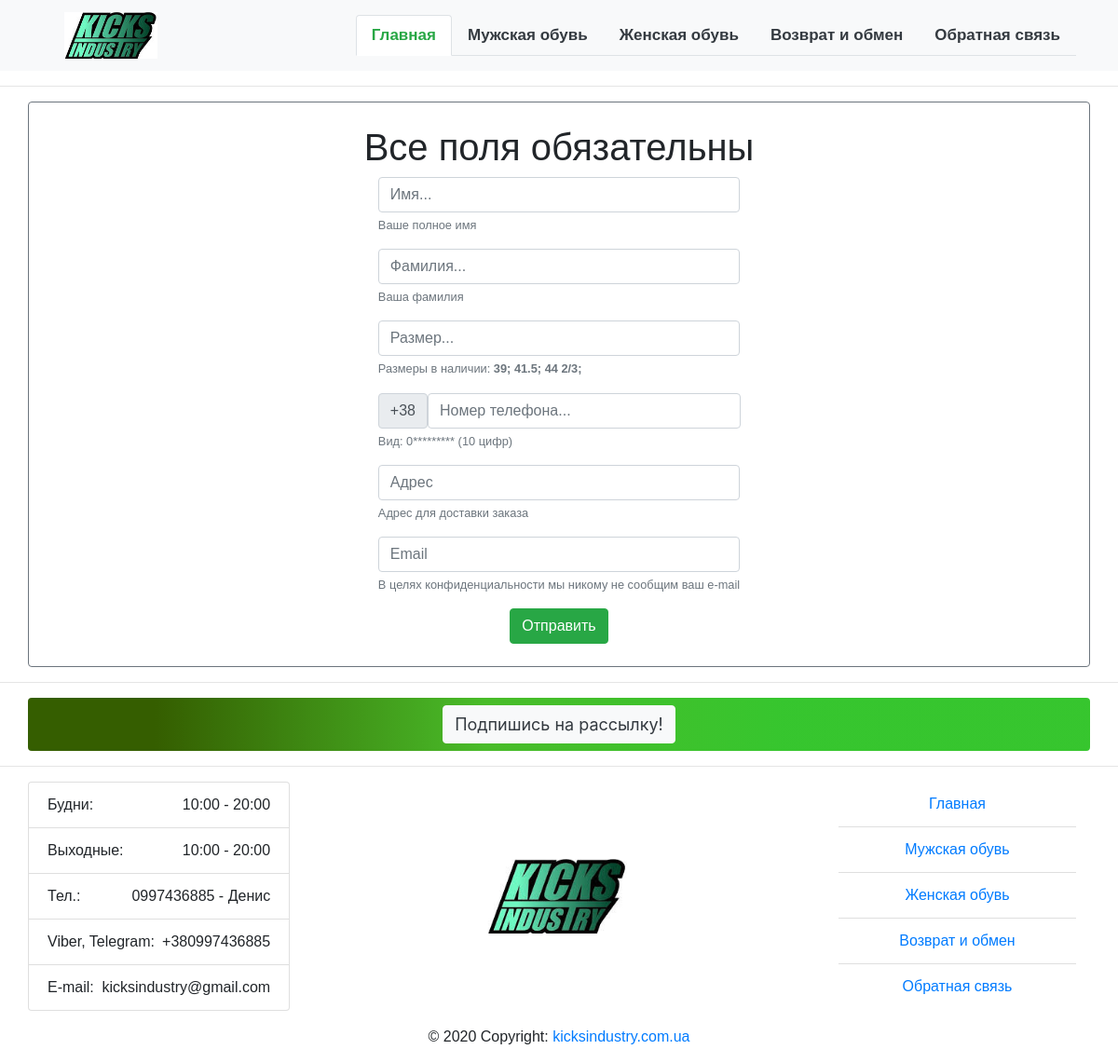
/order/1/, run on an earlier commit of the app's database.
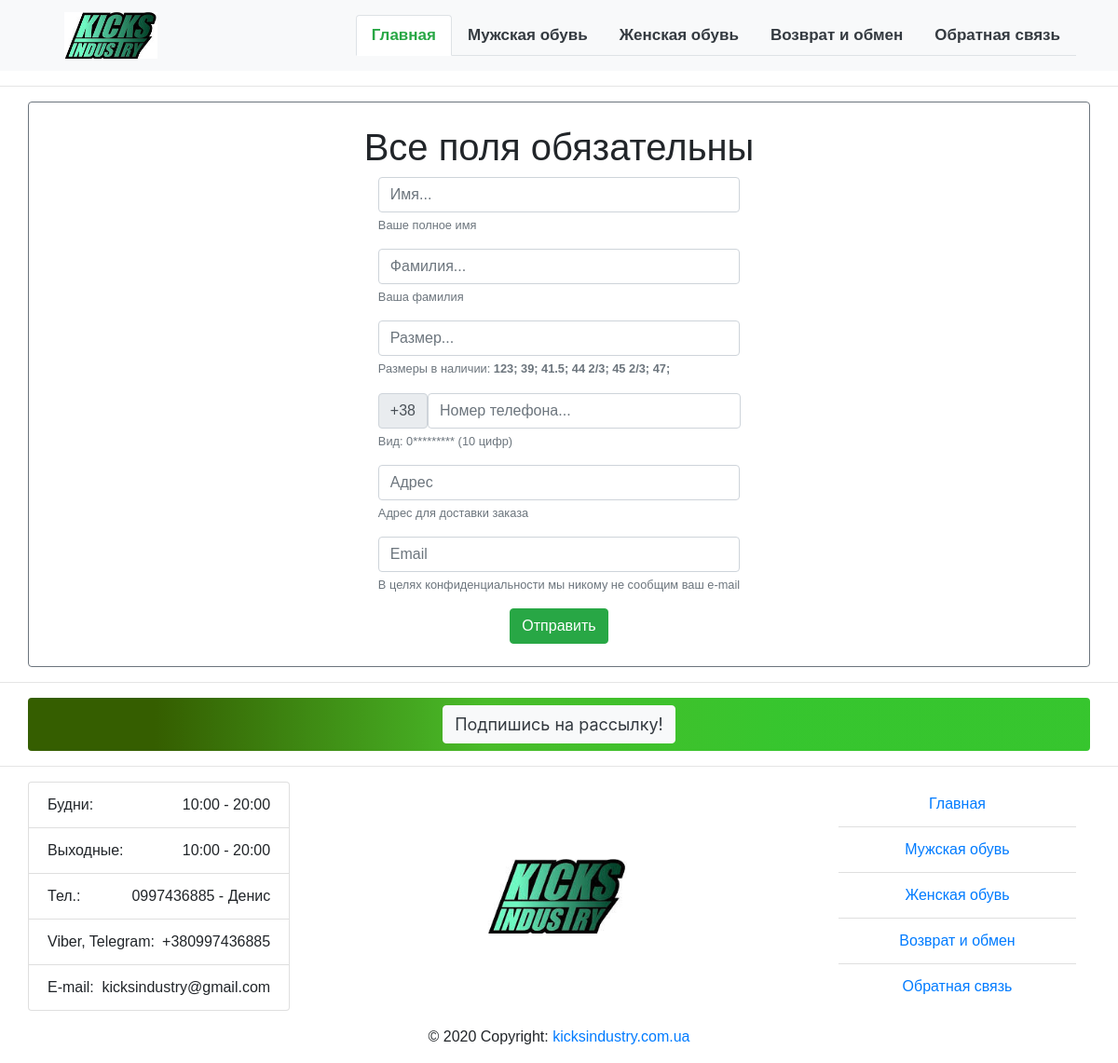
And on a later commit of the database.
### mainShop/models.py (models this page shows, shortened)
class ShoesSize(models.Model):
    shoes_size = models.ForeignKey(ModelSizeList, on_delete=models.CASCADE)
    model_size = models.CharField(max_length=10, default='')
    is_active = models.BooleanField(default=True)
    class Meta:
        verbose_name = "Размер"
        verbose_name_plural = "Размер"

### userOrder/views.py (the view)
# urls.py: path('<int:id>/', UserOrderView, name='order'),
def UserOrderView(request, id):
    shoes = get_object_or_404(Shoes, id=id)
    size_list = ShoesSize.objects.filter(shoes_size__shoes=shoes).order_by("model_size")
    if request.method == 'POST':
        user_order = UserOrderForm(request.POST)
        if user_order.is_valid():
            name = user_order.cleaned_data['name']
            surname = user_order.cleaned_data['surname']
            size = user_order.cleaned_data['size']
            address = user_order.cleaned_data['address']
            from_email = user_order.cleaned_data['from_email']
            phone = user_order.cleaned_data['phone']
            UserOrder.objects.create(name=name,
                                     surname=surname,
                                     address=address,
                                     phone_no=phone,
                                     email=from_email,
                                     shoes_name=shoes.category.name,
                                     model=shoes.model,
                                     size=size
                                     )
            try:
                shoes.sale_cnt += 1
                shoes.save()
            except BadHeaderError:
                return HttpResponse('Проблема с отправкой отчета о покупке.')
            return render(request, 'userOrder/success.html',
                          {'shoes': shoes,
                           'size': size})
        else:
            error_message = 'Пожалуйста, заполните поля правильно.'
            return render(request, 'userOrder/user_order.html',
                          {'form': user_order,
                           'error': error_message,
                           'size_list': size_list
                           })
    else:
        user_order = UserOrderForm()
    return render(request, 'userOrder/user_order.html',
                  {'form': user_order,
                   'size_list': size_list})

### userOrder/forms.py
class UserOrderForm(forms.Form):
    name = forms.CharField(max_length=64, required=True)
    surname = forms.CharField(max_length=64, required=True)
    size = forms.CharField(max_length=10,
                           validators=[int_list_validator(sep=''),
                                       MinLengthValidator(2), ])
    address = forms.CharField(max_length=128, required=True)
    from_email = forms.EmailField(required=True)
    phone = forms.CharField(max_length=10,
                            validators=[int_list_validator(sep=''),
                                        MinLengthValidator(10), ],)

### templates/userOrder/user_order.html (shortened to what this page needs)
{% extends "wrapper.html" %}
{% load static %}
{% block content %}
<hr>
<div class="container border border-secondary rounded" style="width: auto; font-family: sans-serif;">
    <br>
    <h1 class="font-weight-light text-black d-flex justify-content-center">Все поля обязательны</h1>
 	<div class="d-flex justify-content-center" style="width: auto; padding-left: 5%; padding-right: 5%;">
		<form method="post">
		    <div class="form-group">
			    <input type="text" name="name" class="form-control" id="id_sender" placeholder="Имя..." required>
			    <small id="nameHelp" class="form-text text-muted">Ваше полное имя</small>
	  		</div>
	  		<div class="form-group">
			    <input type="text" name="surname" class="form-control" id="id_sender" placeholder="Фамилия..." required>
			    <small id="surnameHelp" class="form-text text-muted">Ваша фамилия</small>
	  		</div>
	  		<div class="form-group">
			    <input type="text" name="size" class="form-control" id="id_sender" placeholder="Размер..." required>
			    {% if size_list %}
			    	<small id="sizeHelp" class="form-text text-muted">Размеры в наличии: {% for item in size_list %} <b> {{ item.model_size }}; </b> {% endfor %}</small>
			    {% endif %}
	  		</div>
	  		<div class="form-group">
				<div class="input-group-prepend">
		        	<div class="input-group-text">+38</div>
			    	<input type="text" name="phone" class="form-control" id="id_sender" placeholder="Номер телефона..." required>
			    </div>
			    <small id="phoneHelp" class="form-text text-muted">Вид: 0********* (10 цифр)</small>
	  		</div>
	  		<div class="form-group">
			    <input type="text" name="address" class="form-control" id="id_sender" placeholder="Адрес" required>
			    <small id="addressHelp" class="form-text text-muted">Адрес для доставки заказа</small>
	  		</div>
		    <div class="form-group">
			    <input type="text" name="from_email" class="form-control" id="id_sender" placeholder="Email" required>
			    <small id="emailHelp" class="form-text text-muted">В целях конфиденциальности мы никому не сообщим ваш e-mail</small>
	  		</div>
		    <div class="form-actions d-flex justify-content-center">
		      <input class="btn btn-success" type="submit" value="Отправить">
		    </div>
		    <br>
		</form>
	</div>
</div>
{% endblock content %}

What changed in the data, as far as the page shows it:
added ShoesSize: model_size "123"
added ShoesSize: model_size "45 2/3"
added ShoesSize: model_size "47"
